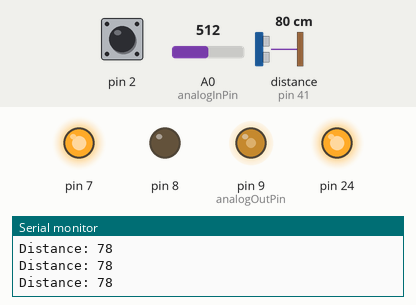
Simulated run of this sketch. Board: Arduino Mega 2560, built with avr-gcc and run on an emulated ATmega2560. Parts: output pins drawn as LEDs (lit = HIGH), the last lines printed to the serial monitor. Wiring (inferred from the names in the program): ultrasonic range finder: trigger pin 40; echo pin 41. The inputs (shaded band) are chosen by the test bench; at power-on: distance to the obstacle (sensor on pin 41) 80 cm, A0 (analogInPin) = 512, pin 2 HIGH. The echo pulse lasts 58.3 µs per cm; pins used as bus, display or sensor lines are not drawn.

Above: at 1.2 s.
1.3 s: distance to the obstacle (sensor on pin 41) set to 34 cm
2.8 s: distance to the obstacle (sensor on pin 41) set to 28 cm
At 3.5 s:
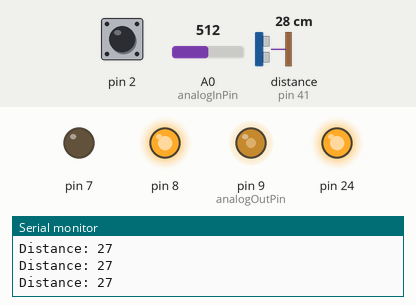
4.3 s: A0 (analogInPin) set to 716
At 5.5 s:
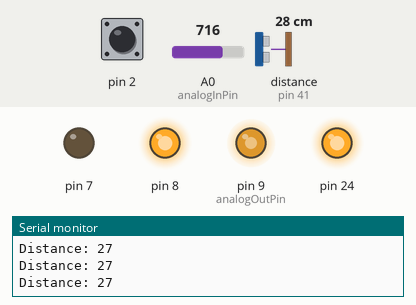
5.8 s: distance to the obstacle (sensor on pin 41) set to 49 cm
7.3 s: distance to the obstacle (sensor on pin 41) set to 55 cm
At 8.0 s:
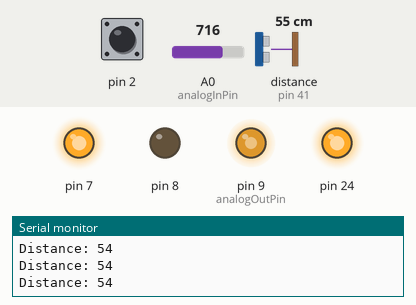
8.8 s: A0 (analogInPin) set to 900
At 9.2 s:
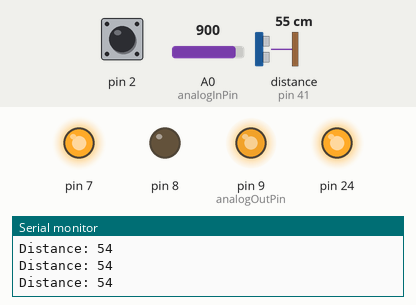
Timing chart, 0 to 11.3 s (numbered marks = the images above; inputs shaded):
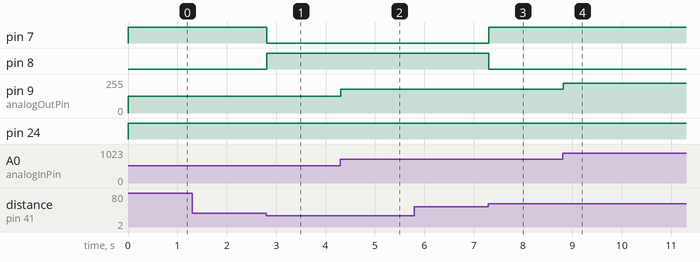

The sketch:

test_bientro.ino
```cpp
#include <SoftwareSerial.h>
#define QUAYAM 7
#define QUAYDUONG 8
#define RX_PIN      50
#define TX_PIN      51
SoftwareSerial mySerial(50, 51);
int signal = -1;
const int analogInPin = A0;  // Analog input pin that the potentiometer is attached to
const int analogOutPin = 9; // Analog output pin that the LED is attached to
double xung = 0;
int sensorValue = 0;        // value read from the pot
volatile int outputValue = 0;        // value output to the PWM (analog out)
// defines pins numbers
const int trigPin = 40;
const int echoPin = 41;

// defines variables
long duration;
int distance;

void setup() {
  // put your setup code here, to run once:
  pinMode(trigPin, OUTPUT); // Sets the trigPin as an Output
  pinMode(echoPin, INPUT); // Sets the echoPin as an Input
  pinMode(2, INPUT_PULLUP);
  pinMode(4, INPUT_PULLUP);
  pinMode(9, OUTPUT);
  pinMode(7, OUTPUT);
  pinMode(8, OUTPUT);
  pinMode(24, OUTPUT);
  while (!Serial) {
    // Waiting to connect...
  };
  Serial.begin(9600);
  mySerial.begin(9600);
  attachInterrupt(0, Demxung, FALLING);
}
void Demxung()
{
  {
    if (digitalRead(4) == LOW)
      xung++;
    else
      xung--;
  }
}
/*void bluetooth()
  {
  if (mySerial.available() > 0)
  {
    signal = mySerial.read();
    switch (signal) {
      case '0':
        digitalWrite(24, LOW);
        break;
      case '1':
        digitalWrite(24, HIGH);
        break;
    }
  }

  }*/

void dkDC(int V) {
  if (V > 0) {
    if (V > 255) V = 255;
    digitalWrite( 7, LOW);
    digitalWrite(  8, HIGH);
    analogWrite( 9, V);
  } else {
    if (V < 0) {
      if (V < -255) V = -255;
      digitalWrite( 7, HIGH);
      digitalWrite(  8, LOW);
      analogWrite( 9, -V);
    } else {
      digitalWrite(7, HIGH);
      digitalWrite(8, HIGH);
      analogWrite(9, 0);
    }
  }
}


void loop() {
  digitalWrite(24, HIGH);
  // Clears the trigPin
  digitalWrite(trigPin, LOW);
  delayMicroseconds(5);

  // Sets the trigPin on HIGH state for 10 micro seconds
  digitalWrite(trigPin, HIGH);
  delayMicroseconds(10);
  digitalWrite(trigPin, LOW);

  // Reads the echoPin, returns the sound wave travel time in microseconds
  duration = pulseIn(echoPin, HIGH);

  // Calculating the distance
  distance = duration * 0.034 / 2;


  // read the analog in value:
  sensorValue = analogRead(analogInPin);
  // map it to the range of the analog out:
  outputValue = map(sensorValue, 0, 1023, 0, 255);
  // change the analog out value:
  analogWrite(analogOutPin, outputValue);

if (distance<30)
{

  dkDC(outputValue);
}
else
if (distance>50)
{

  dkDC(-outputValue);
}


  Serial.print("Distance: ");
  Serial.println(distance);
  //Serial.println(outputValue);
  //delay(1000);
}
```

Measured:
- the behaviour switches between 31 and 30 cm on distance to the obstacle (sensor on pin 41) (found by bisection; images 0 and 1)
- the behaviour switches between 51 and 52 cm on distance to the obstacle (sensor on pin 41) (found by bisection; images 2 and 3)
- after the input at 2.8 s, pin 7: HIGH → LOW at once; pin 8: LOW → HIGH at once
- after the input at 4.3 s, pin 9 (analogOutPin): 127/255 → 178/255 at once
- after the input at 7.3 s, pin 7: LOW → HIGH at once; pin 8: HIGH → LOW at once
- after the input at 8.8 s, pin 9 (analogOutPin): 178/255 → 224/255 at once
